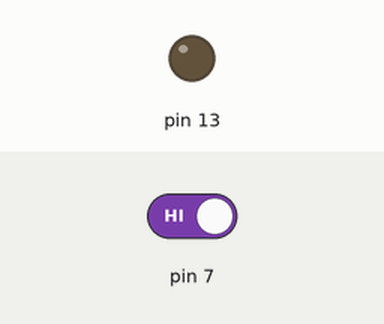
Recording of a sketch running on a simulated Arduino Uno, built with avr-gcc and run on an emulated ATmega328P. On the bench: output pins drawn as LEDs (lit = HIGH). Dashed ring = blinking. The inputs (shaded band) are chosen by the test bench; at power-on: pin 7 HIGH. What the sketch prints to the serial monitor is not drawn.

Above: at 1.2 s.
1.3 s: pin 7 driven LOW
At 1.4 s:
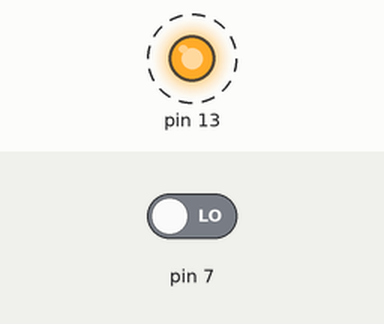
4.3 s: pin 7 driven HIGH
At 4.6 s:
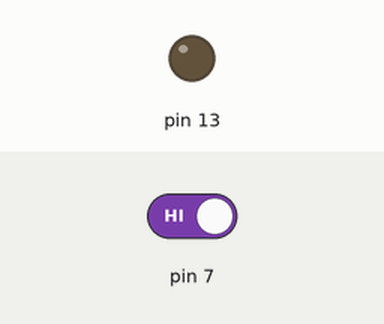
Timing chart, 0 to 7.3 s (numbered marks = the images above; inputs shaded):
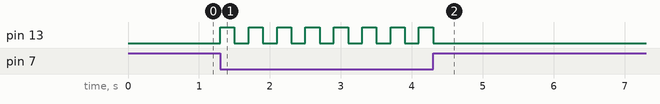

Measured:
- after the input at 1.3 s, pin 13: alternates HIGH for 0.20 s and LOW for 0.20 s, starting at once
- after the input at 4.3 s, pin 13: goes on until 4.3 s, then stays LOW

The sketch:

ldr.ino
```cpp
void setup() {
 pinMode(7,INPUT);
 Serial.begin(9600);
 pinMode(13,OUTPUT);


}

void loop() {
 digitalRead(7);
 Serial.print(digitalRead(7));


if(digitalRead(7)==LOW)
{
  digitalWrite(13,HIGH);
  delay(200);
    digitalWrite(13,LOW);
  delay(200);
}
else
{
digitalWrite(13,LOW);
}
}
```
